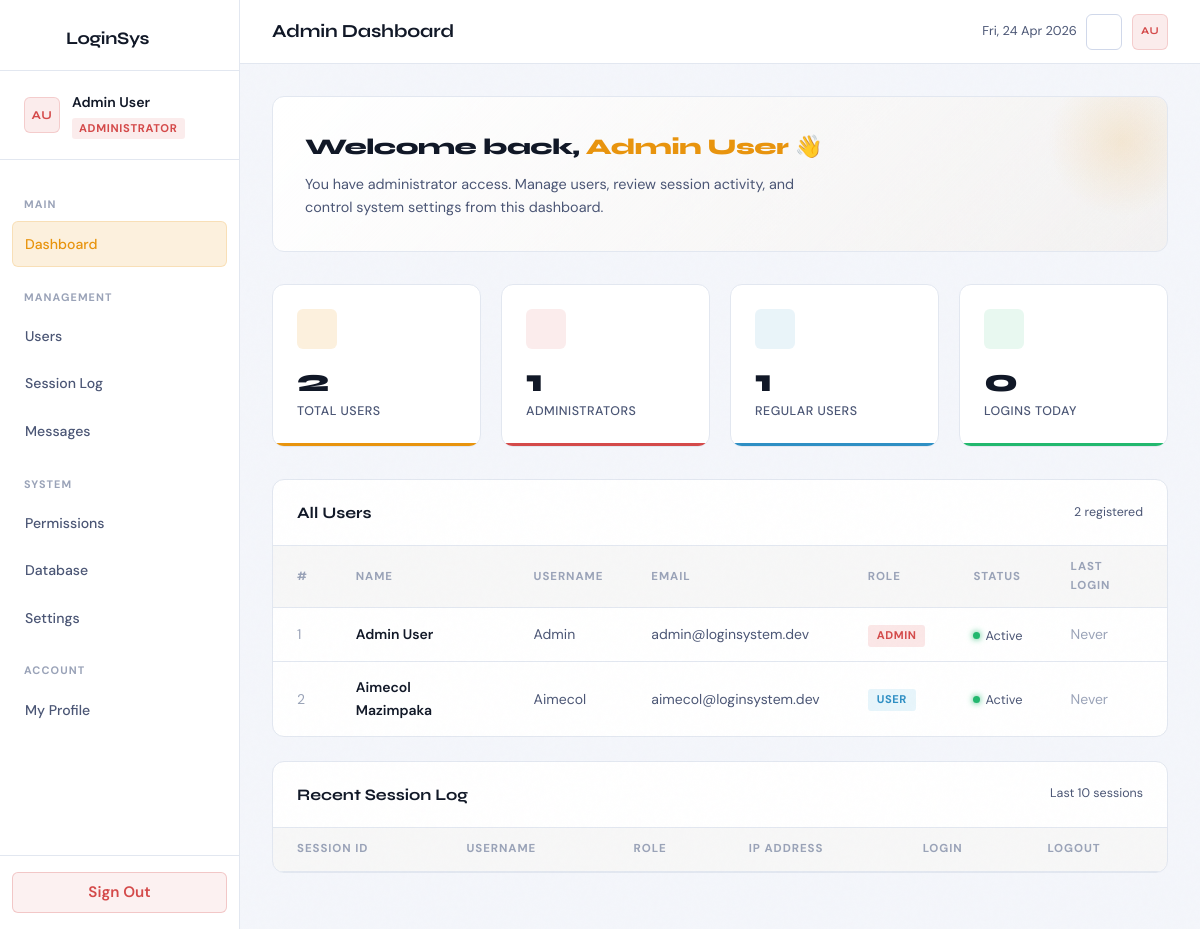
Page /admin/dashboard.php (signed in) on the committed database.
### tables this page shows
CREATE TABLE IF NOT EXISTS users (
  id               INT(11)      NOT NULL AUTO_INCREMENT,
  username         VARCHAR(60)  NOT NULL,
  email            VARCHAR(120) NOT NULL,
  password         VARCHAR(255) NOT NULL,
  role             ENUM('admin','user') NOT NULL DEFAULT 'user',
  full_name        VARCHAR(100) NOT NULL DEFAULT '',
  avatar_initials  VARCHAR(3)   NOT NULL DEFAULT '',
  last_login       DATETIME     DEFAULT NULL,
  created_at       DATETIME     NOT NULL DEFAULT CURRENT_TIMESTAMP,
  is_active        TINYINT(1)   NOT NULL DEFAULT 1,
  PRIMARY KEY (id),
  UNIQUE KEY uq_username (username),
  UNIQUE KEY uq_email    (email)
);

### includes/auth.php (called while the page is built, shortened)
<?php
function current_name(): string {
    return $_SESSION['full_name'] ?? '';
}
function current_initials(): string {
    return $_SESSION['avatar_initials'] ?? '??';
}
function e(string $s): string {
    return htmlspecialchars($s, ENT_QUOTES | ENT_SUBSTITUTE, 'UTF-8');
}

### admin/dashboard.php (the view, shortened to what this page needs)
<?php
require_once __DIR__ . '/../includes/auth.php';
$db = db();
$res         = $db->query('SELECT COUNT(*) AS cnt FROM users');
$total_users = (int)($res->fetch_assoc()['cnt'] ?? 0);
$stmt        = $db->prepare('SELECT COUNT(*) AS cnt FROM users WHERE role = ?');
$role_a      = 'admin';
$stmt->bind_param('s', $role_a);
$stmt->execute();
$total_admins = (int)($stmt->get_result()->fetch_assoc()['cnt'] ?? 0);
$stmt2       = $db->prepare('SELECT COUNT(*) AS cnt FROM users WHERE role = ?');
$role_u      = 'user';
$stmt2->bind_param('s', $role_u);
$stmt2->execute();
$total_regular = (int)($stmt2->get_result()->fetch_assoc()['cnt'] ?? 0);
$res2        = $db->query('SELECT COUNT(*) AS cnt FROM session_log WHERE DATE(login_at) = CURDATE()');
$sessions_today = (int)($res2->fetch_assoc()['cnt'] ?? 0);
$users_result = $db->query(
    'SELECT id, username, email, role, full_name, is_active, last_login, created_at
     FROM users ORDER BY role ASC, id ASC'
);
$page_title = 'Admin Dashboard';
?>
<!DOCTYPE html>
<html lang="en">
<head>
  <link rel="stylesheet" href="../css/main.css"/>
</head>
<body>
<div class="dash-layout">
  <aside class="sidebar" id="sidebar">
    <div class="sidebar-brand">
      <div class="brand-icon" style="color:var(--accent);">
      </div>
      <span>LoginSys</span>
    </div>
    <div class="sidebar-user">
      <div class="avatar avatar-admin"><?= e(current_initials()) ?></div>
      <div class="sidebar-user-info">
        <div class="name"><?= e(current_name()) ?></div>
        <span class="role-badge role-badge-admin">Administrator</span>
      </div>
    </div>
    <nav class="sidebar-nav">
      <div class="nav-section-label">Main</div>
      <a href="dashboard.php" class="nav-item active">
        Dashboard
      </a>
      <div class="nav-section-label">Management</div>
      <a href="./users.php" class="nav-item">
        Users
      </a>
      <a href="sessions.php" class="nav-item">
        Session Log
      </a>
      <a href="messages.php" class="nav-item">
        Messages
      </a>
      <div class="nav-section-label">System</div>
      <a href="permissions.php" class="nav-item">
        Permissions
      </a>
      <a href="database.php" class="nav-item">
        Database
      </a>
      <a href="settings.php" class="nav-item">
        Settings
      </a>
      <div class="nav-section-label">Account</div>
      <a href="profile.php" class="nav-item"><?= icon('profile') ?>My Profile</a>
    </nav>
    <div class="sidebar-footer">
      <form method="POST" action="../logout.php">
        <button type="submit" class="btn btn-danger" style="width:100%;">
          Sign Out
        </button>
      </form>
    </div>
  </aside>
  <div class="dash-main">
    <header class="topbar">
      <div style="display:flex;align-items:center;gap:0.75rem;">
        <span class="topbar-title"><?= e($page_title) ?></span>
      </div>
      <div class="topbar-actions">
        <span style="font-size:0.8rem;color:var(--text-muted);"><?= date('D, d M Y') ?></span>
        <button class="theme-toggle" id="themeToggle" aria-label="Toggle dark/light mode" title="Toggle theme">
        </button>
        <div class="avatar avatar-admin" style="font-size:0.65rem;"><?= e(current_initials()) ?></div>
      </div>
    </header>
    <div class="dash-content">
      <div class="welcome-banner">
        <h2>Welcome back, <span><?= e(current_name()) ?></span> 👋</h2>
        <p>You have administrator access. Manage users, review session activity, and control system settings from this dashboard.</p>
      </div>
      <div class="stats-grid">
        <div class="stat-card c-amber">
          <div class="stat-icon amber"><?= icon('users', '', 20) ?></div>
          <div class="stat-value"><?= $total_users ?></div>
          <div class="stat-label">Total Users</div>
        </div>
        <div class="stat-card c-red">
          <div class="stat-icon red"><?= icon('shield', '', 20) ?></div>
          <div class="stat-value"><?= $total_admins ?></div>
          <div class="stat-label">Administrators</div>
        </div>
        <div class="stat-card c-blue">
          <div class="stat-icon blue"><?= icon('profile', '', 20) ?></div>
          <div class="stat-value"><?= $total_regular ?></div>
          <div class="stat-label">Regular Users</div>
        </div>
        <div class="stat-card c-green">
          <div class="stat-icon green"><?= icon('activity', '', 20) ?></div>
          <div class="stat-value"><?= $sessions_today ?></div>
          <div class="stat-label">Logins Today</div>
        </div>
      </div>
      <div class="section-card" id="users-section">
        <div class="section-card-header">
          <h2><?= icon('users') ?> All Users</h2>
          <span style="font-size:0.78rem;color:var(--text-muted);"><?= $total_users ?> registered</span>
        </div>
        <div style="overflow-x:auto;">
          <table class="data-table">
            <thead>
              <tr>
                <th>#</th>
                <th>Name</th>
                <th>Username</th>
                <th>Email</th>
                <th>Role</th>
                <th>Status</th>
                <th>Last Login</th>
              </tr>
            </thead>
            <tbody>
              <?php while ($u = $users_result->fetch_assoc()): ?>
              <tr>
                <td style="color:var(--text-dim);"><?= e($u['id']) ?></td>
                <td style="font-weight:600;color:var(--text);"><?= e($u['full_name']) ?></td>
                <td><?= e($u['username']) ?></td>
                <td><?= e($u['email']) ?></td>
                <td>
                  <span class="badge badge-<?= e($u['role']) ?>"><?= e($u['role']) ?></span>
                </td>
                <td>
                  <?php if ((int)$u['is_active']): ?>
                    <span class="status-dot active">Active</span>
                  <?php else: ?>
                    <span class="status-dot inactive">Inactive</span>
                  <?php endif; ?>
                </td>
                <td>
                  <?= $u['last_login']
                      ? e(date('d M Y H:i', strtotime($u['last_login'])))
                      : '<span style="color:var(--text-dim)">Never</span>' ?>
                </td>
              </tr>
              <?php endwhile; ?>
            </tbody>
          </table>
        </div>
      </div>
      <div class="section-card" id="sessions-section">
        <div class="section-card-header">
          <h2><?= icon('activity') ?> Recent Session Log</h2>
          <span style="font-size:0.78rem;color:var(--text-muted);">Last 10 sessions</span>
        </div>
        <div style="overflow-x:auto;">
          <table class="data-table">
            <thead>
              <tr>
                <th>Session ID</th>
                <th>Username</th>
                <th>Role</th>
                <th>IP Address</th>
                <th>Login</th>
                <th>Logout</th>
              </tr>
            </thead>
          </table>
        </div>
      </div>
    </div>
  </div>
</div>
</body>
</html>

### admin/dashboard.php (style rules this page uses)
.badge { display: inline-block; padding: 2px 9px; border-radius: 3px; font-size: 0.7rem; font-weight: 700; letter-spacing: 0.05em; text-transform: uppercase; }
.badge-admin { background: rgba(224,92,92,0.15); color: var(--admin-hue); }
.badge-user { background: rgba(92,184,224,0.15); color: var(--user-hue); }

### rows in the picture
users: id "1", full_name "Admin User", username "Admin", email "admin@loginsystem.dev", role "ADMIN", is_active "Active", shows "Never"
users: id "2", full_name "Aimecol Mazimpaka", username "Aimecol", email "aimecol@loginsystem.dev", role "USER", is_active "Active", shows "Never"

### other values in the picture
current_initials() "AU"
current_name() "Admin User"
$page_title "Admin Dashboard"
$total_users "2"
$total_admins "1"
$total_regular "1"
$sessions_today "0"
